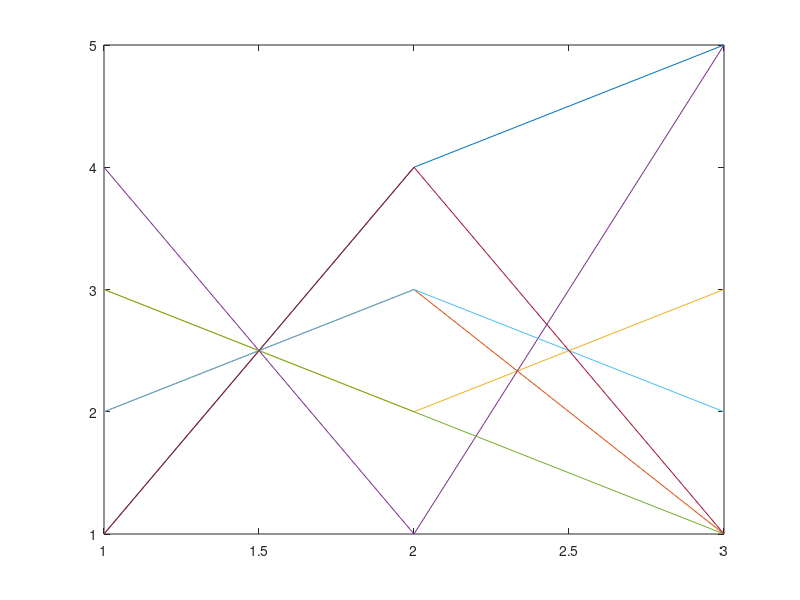
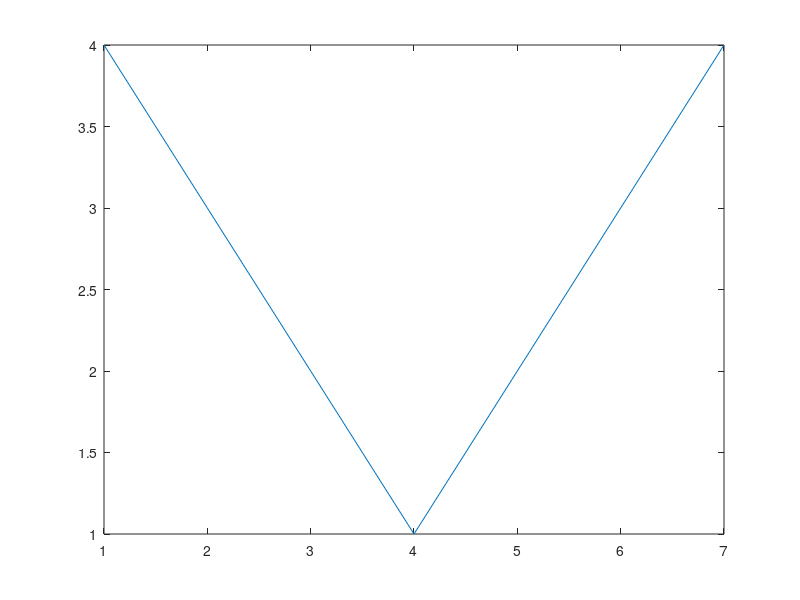

These charts were generated, in order, by the following MATLAB code:
A =[1 2 3 4 3 2 1; 
    4 3 2 1 2 3 4;
    5 1 3 5 1 2 1];
B =[4 3 2 1 2 3 4];
figure(1)
plot(A)
figure(2)
plot(B)